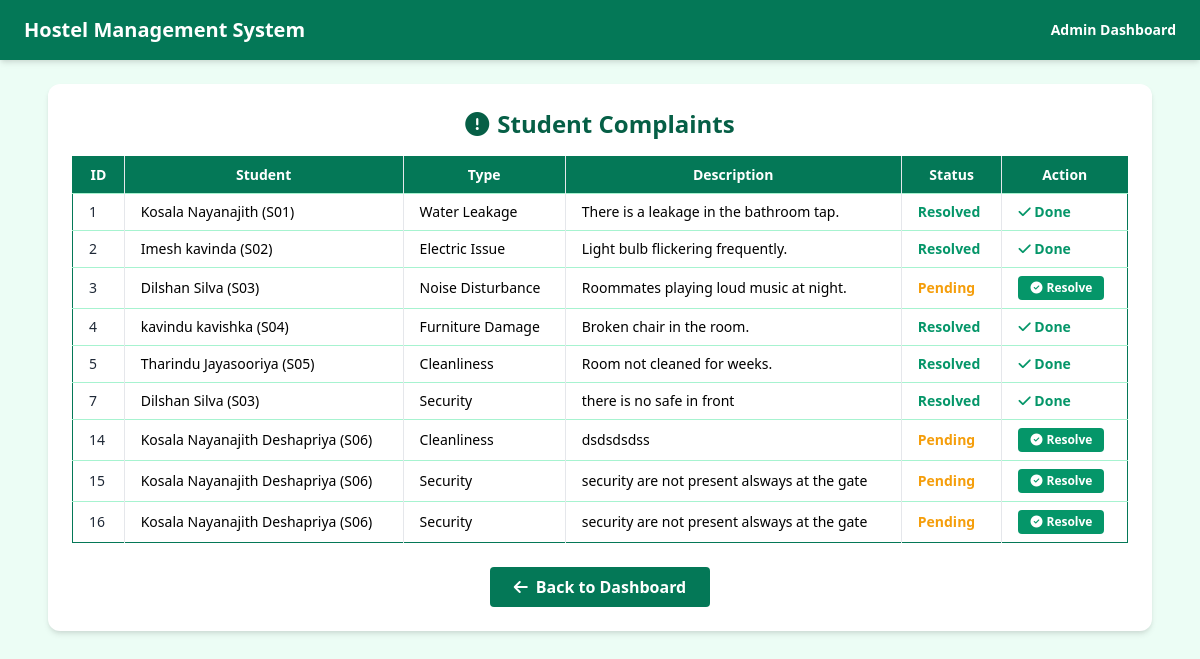
Screenshot of /view_complaints.php (signed in) with the database file from the repository.
### tables this page shows
CREATE TABLE `complaint` (
  `Complaint_ID` int(11) NOT NULL,
  `Student_ID` varchar(10) DEFAULT NULL,
  `Complaint_type` varchar(100) DEFAULT NULL,
  `Description` text DEFAULT NULL,
  `Status` varchar(20) DEFAULT 'Pending',
  `Warden_ID` int(11) DEFAULT NULL
);

CREATE TABLE `user` (
  `ID` varchar(10) NOT NULL,
  `name` varchar(100) DEFAULT NULL,
  `email` varchar(100) DEFAULT NULL,
  `phonenumber` varchar(15) DEFAULT NULL,
  `password` varchar(255) DEFAULT NULL,
  `role` varchar(20) NOT NULL
);

### view_complaints.php (the view, shortened to what this page needs)
<?php
require_once 'db_connect.php';
$complaints = $conn->query("SELECT c.Complaint_ID, c.Complaint_type, c.Description, c.Student_ID, c.Status, u.name AS student_name FROM complaint c JOIN user u ON c.Student_ID = u.ID ORDER BY c.Complaint_ID ASC");
?>
<!DOCTYPE html>
<html lang="en">
<head>
    <link href="https://cdn.jsdelivr.net/npm/tailwindcss@2.2.19/dist/tailwind.min.css" rel="stylesheet">
    <link rel="stylesheet" href="https://cdnjs.cloudflare.com/ajax/libs/font-awesome/6.4.0/css/all.min.css">
</head>
<body class="bg-green-50 font-sans">
    <header class="bg-green-700 text-white py-4 px-6 shadow-md flex justify-between items-center">
        <h1 class="text-xl font-bold">Hostel Management System</h1>
        <span class="font-semibold text-sm capitalize"><?php echo $_SESSION['role']; ?> Dashboard</span>
    </header>
    <main class="max-w-6xl mx-auto p-6">
        <div class="bg-white rounded-xl shadow-md p-6">
            <h2 class="text-2xl font-semibold text-green-800 mb-4 text-center"><i class="fas fa-exclamation-circle mr-2"></i>Student Complaints</h2>
            <?php if ($complaints->num_rows > 0): ?>
                <div class="overflow-x-auto">
                    <table class="min-w-full border border-green-700 text-sm">
                        <thead class="bg-green-700 text-white">
                            <tr>
                                <th class="px-4 py-2 border-r">ID</th>
                                <th class="px-4 py-2 border-r">Student</th>
                                <th class="px-4 py-2 border-r">Type</th>
                                <th class="px-4 py-2 border-r">Description</th>
                                <th class="px-4 py-2 border-r">Status</th>
                                <th class="px-4 py-2">Action</th>
                            </tr>
                        </thead>
                        <tbody>
                            <?php while ($row = $complaints->fetch_assoc()): ?>
                            <tr class="border-t border-green-200">
                                <td class="px-4 py-2 border-r font-medium text-gray-800"><?= $row['Complaint_ID'] ?></td>
                                <td class="px-4 py-2 border-r"><?= htmlspecialchars($row['student_name']) ?> (<?= $row['Student_ID'] ?>)</td>
                                <td class="px-4 py-2 border-r"><?= htmlspecialchars($row['Complaint_type']) ?></td>
                                <td class="px-4 py-2 border-r"><?= htmlspecialchars($row['Description']) ?></td>
                                <td class="px-4 py-2 border-r font-semibold <?= $row['Status'] === 'Pending' ? 'text-yellow-500' : 'text-green-600' ?>">
                                    <?= $row['Status'] === 'Pending' ? 'Pending' : 'Resolved' ?>
                                </td>
                                <td class="px-4 py-2">
                                    <?php if ($row['Status'] === 'Pending'): ?>
                                        <a href="view_complaints.php?action=resolve&id=<?= $row['Complaint_ID'] ?>" class="bg-green-600 hover:bg-green-700 text-white px-3 py-1 rounded text-xs font-semibold inline-flex items-center"><i class="fas fa-check-circle mr-1"></i>Resolve</a>
                                    <?php else: ?>
                                        <span class="text-green-600 font-semibold"><i class="fas fa-check"></i> Done</span>
                                    <?php endif; ?>
                                </td>
                            </tr>
                            <?php endwhile; ?>
                        </tbody>
                    </table>
                </div>
            <?php else: ?>
                <p class="text-center text-gray-500">No complaints found.</p>
            <?php endif; ?>
            <div class="text-center mt-6">
                <a href="<?= ($_SESSION['role'] === 'admin') ? 'admin_dashboard.php' : 'warden_dashboard.php' ?>" class="bg-green-700 hover:bg-green-800 text-white font-semibold py-2 px-6 rounded inline-flex items-center">
                    <i class="fas fa-arrow-left mr-2"></i>Back to Dashboard
                </a>
            </div>
        </div>
    </main>
</body>
</html>

### rows the page displays
complaint: Complaint_ID "1", user.name "Kosala Nayanajith", Student_ID "S01", Complaint_type "Water Leakage", Description "There is a leakage in the bathroom tap.", Status "Resolved"
complaint: Complaint_ID "2", user.name "Imesh kavinda", Student_ID "S02", Complaint_type "Electric Issue", Description "Light bulb flickering frequently.", Status "Resolved"
complaint: Complaint_ID "3", user.name "Dilshan Silva", Student_ID "S03", Complaint_type "Noise Disturbance", Description "Roommates playing loud music at night.", Status "Pending"
complaint: Complaint_ID "4", user.name "kavindu kavishka", Student_ID "S04", Complaint_type "Furniture Damage", Description "Broken chair in the room.", Status "Resolved"
complaint: Complaint_ID "5", user.name "Tharindu Jayasooriya", Student_ID "S05", Complaint_type "Cleanliness", Description "Room not cleaned for weeks.", Status "Resolved"
complaint: Complaint_ID "7", user.name "Dilshan Silva", Student_ID "S03", Complaint_type "Security", Description "there is no safe in front", Status "Resolved"
complaint: Complaint_ID "14", user.name "Kosala Nayanajith Deshapriya", Student_ID "S06", Complaint_type "Cleanliness", Description "dsdsdsdss", Status "Pending"
complaint: Complaint_ID "15", user.name "Kosala Nayanajith Deshapriya", Student_ID "S06", Complaint_type "Security", Description "security are not present alsways at the gate", Status "Pending"
complaint: Complaint_ID "16", user.name "Kosala Nayanajith Deshapriya", Student_ID "S06", Complaint_type "Security", Description "security are not present alsways at the gate", Status "Pending"

### other values shown
$_SESSION['role'] "Admin"
